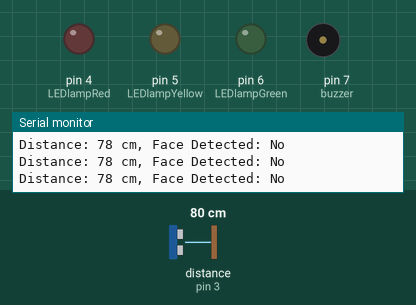
The sketch below on a simulated Arduino Uno, built with avr-gcc and run on an emulated ATmega328P. On the bench: output pins drawn as LEDs (lit = HIGH), buzzer (waves = sounding), the last lines printed to the serial monitor. Wiring (inferred from the names in the program): ultrasonic range finder: trigger pin 2; echo pin 3. Dashed ring = blinking. The test bench sets the inputs (shaded band); at power-on: distance to the obstacle (sensor on pin 3) 80 cm. The echo pulse lasts 58.3 µs per cm; pins used as bus, display or sensor lines are not drawn.

Above: at 1.2 s.
1.3 s: distance to the obstacle (sensor on pin 3) set to 56 cm
4.3 s: distance to the obstacle (sensor on pin 3) set to 47 cm
At 5.3 s:
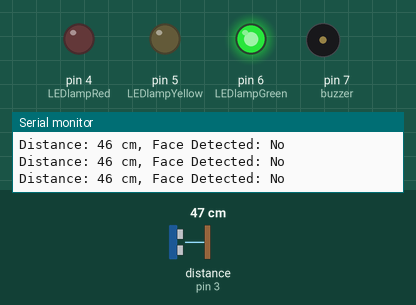
5.8 s: distance to the obstacle (sensor on pin 3) set to 34 cm
7.3 s: distance to the obstacle (sensor on pin 3) set to 27 cm
At 8.5 s:
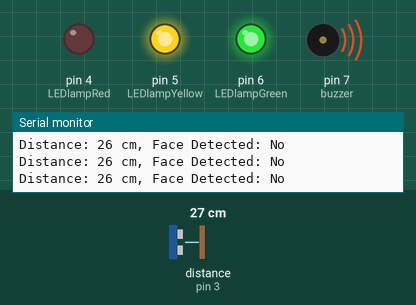
8.8 s: distance to the obstacle (sensor on pin 3) set to 13 cm
11.8 s: distance to the obstacle (sensor on pin 3) set to 10 cm
At 12.02 s:
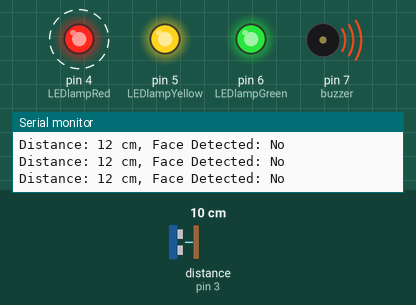
Timing chart, 0 to 15.8 s (numbered marks = the images above; inputs shaded):
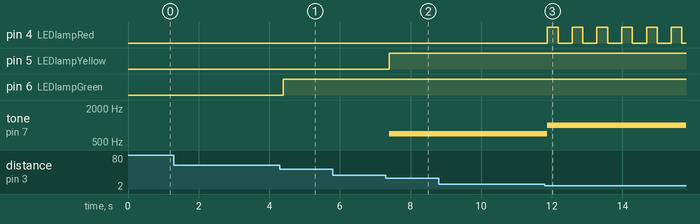

The sketch:

Ultrasonic_Face_Detection.ino
```cpp
// Define pin connections
const int trigPin = 2;
const int echoPin = 3;
const int LEDlampRed = 4;
const int LEDlampYellow = 5;
const int LEDlampGreen = 6;
const int buzzer = 7;

// Variables for ultrasonic sensor and distance calculation
long durationInDigit, distanceInCM;
bool faceDetected = false;

void setup() {
    Serial.begin(9600); // Initialize Serial Monitor for debugging and communication

    // Set pin modes
    pinMode(trigPin, OUTPUT);
    pinMode(echoPin, INPUT);
    pinMode(LEDlampRed, OUTPUT);
    pinMode(LEDlampYellow, OUTPUT);
    pinMode(LEDlampGreen, OUTPUT);
    pinMode(buzzer, OUTPUT);

    // Ensure LEDs and buzzer are off initially
    digitalWrite(LEDlampRed, LOW);
    digitalWrite(LEDlampYellow, LOW);
    digitalWrite(LEDlampGreen, LOW);
    noTone(buzzer);
}

void loop() {
    // Check for face detection input from Serial
    if (Serial.available() > 0) {
        char input = Serial.read();
        if (input == '1') {
            faceDetected = true; // Face detected
        } else if (input == '0') {
            faceDetected = false; // No face detected
        }
    }

    if (faceDetected) {
        // Disable lights and buzzer if a face is detected
        digitalWrite(LEDlampRed, LOW);
        digitalWrite(LEDlampYellow, LOW);
        digitalWrite(LEDlampGreen, LOW);
        noTone(buzzer);
    } else {
        // Normal operation when no face is detected
        digitalWrite(trigPin, LOW);
        delayMicroseconds(2);
        digitalWrite(trigPin, HIGH);
        delayMicroseconds(10);
        digitalWrite(trigPin, LOW);

        // Read pulse duration
        durationInDigit = pulseIn(echoPin, HIGH);

        // Calculate distance in cm
        distanceInCM = (durationInDigit * 0.034) / 2;

        // Filter out invalid readings
        if (distanceInCM <= 0 || distanceInCM > 400) {
            distanceInCM = 400; // Treat as no object in range
        }

        // Control LEDs and buzzer based on distance
        if (distanceInCM > 50) {
            digitalWrite(LEDlampGreen, LOW);
            digitalWrite(LEDlampYellow, LOW);
            digitalWrite(LEDlampRed, LOW);
            noTone(buzzer);
        } else if (distanceInCM <= 50 && distanceInCM > 30) {
            digitalWrite(LEDlampGreen, HIGH);
            digitalWrite(LEDlampYellow, LOW);
            digitalWrite(LEDlampRed, LOW);
            noTone(buzzer);
        } else if (distanceInCM <= 30 && distanceInCM > 10) {
            digitalWrite(LEDlampGreen, HIGH);
            digitalWrite(LEDlampYellow, HIGH);
            digitalWrite(LEDlampRed, LOW);
            tone(buzzer, 700);
        } else {
            digitalWrite(LEDlampGreen, HIGH);
            digitalWrite(LEDlampYellow, HIGH);
            digitalWrite(LEDlampRed, HIGH);
            tone(buzzer, 1000);
            delay(300);
            digitalWrite(LEDlampRed, LOW);
            delay(300);
        }
    }

    // Debugging: Print distance and face detection status to Serial Monitor
    Serial.print("Distance: ");
    Serial.print(distanceInCM);
    Serial.print(" cm, Face Detected: ");
    Serial.println(faceDetected ? "Yes" : "No");

    delay(100); // Small delay to stabilize sensor readings
}
```

Measured:
- the behaviour switches between 52 and 51 cm on distance to the obstacle (sensor on pin 3) (found by bisection; images 0 and 1)
- the behaviour switches between 32 and 31 cm on distance to the obstacle (sensor on pin 3) (found by bisection; images 1 and 2)
- the behaviour switches between 12 and 11 cm on distance to the obstacle (sensor on pin 3) (found by bisection; images 2 and 3)
- after the input at 4.3 s, pin 6 (LEDlampGreen): LOW → HIGH after 0.10 s
- after the input at 7.3 s, pin 5 (LEDlampYellow): LOW → HIGH after 0.09 s; tone on pin 7 (buzzer): silent → 700 Hz after 0.09 s
- after the input at 11.8 s, pin 4 (LEDlampRed): alternates HIGH for 0.30 s and LOW for 0.40 s, starting after 0.08 s; tone on pin 7 (buzzer): 700 Hz → 1000 Hz after 0.08 s
